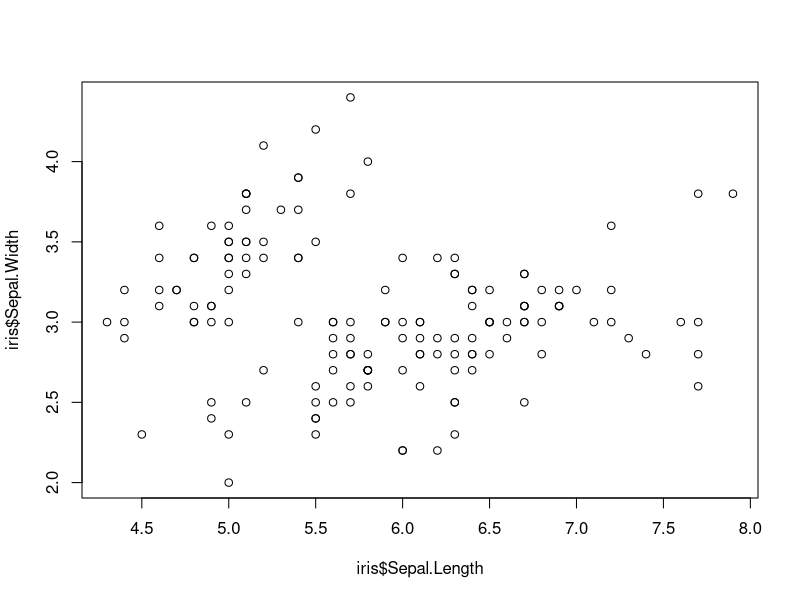
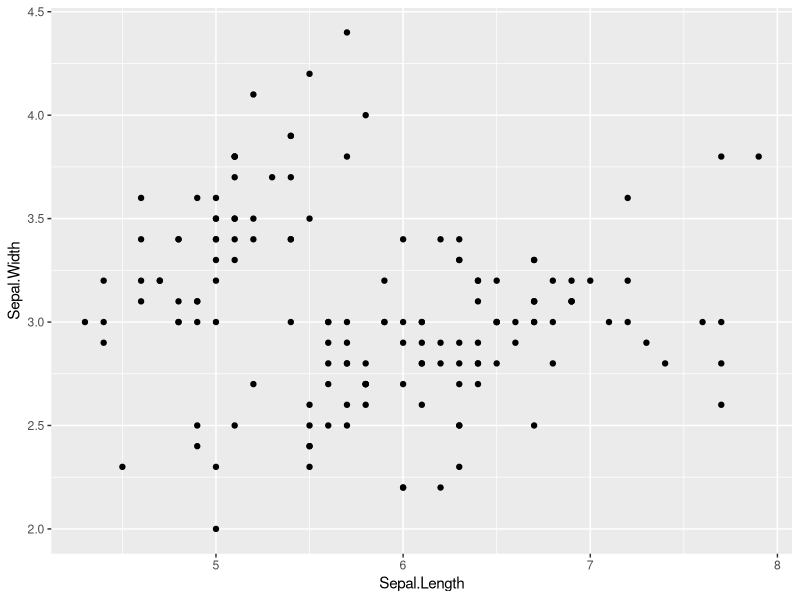
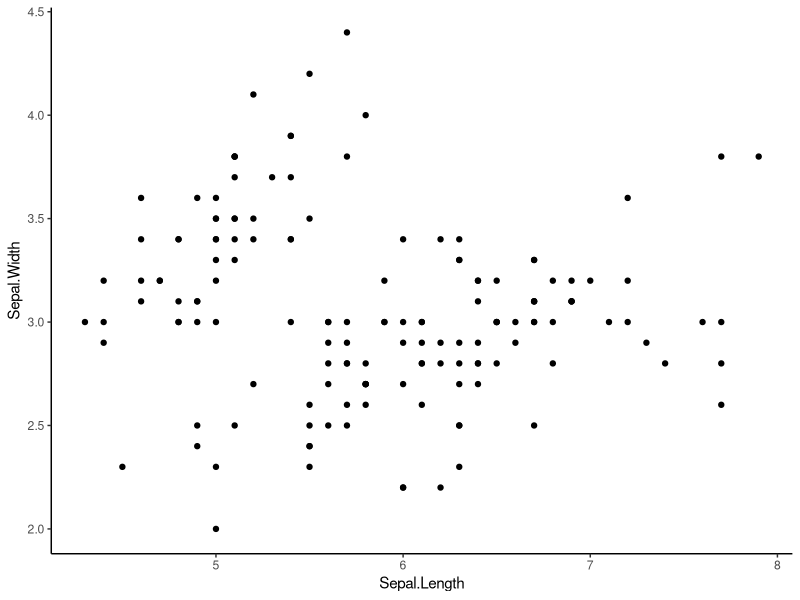
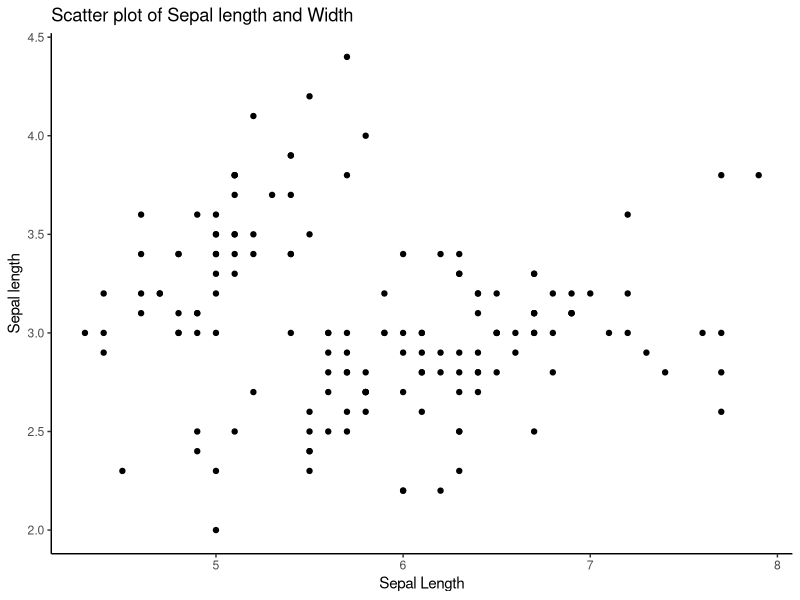

Write the R code that produced these figures, in order.
#use built in iris dataset
#take a look at it 
head(iris)
#load in some tidyverse packages
library(dplyr)
library(ggplot2)

#####################################
##### Part 1: for loops         #####
#####################################

#Using only data for iris versicolor
#write a for loop
#that produces a regression table
#for each of the following relationships
#1. iris  sepal length x width
#2. iris  petal length x width
#3. iris sepal length x petal length

# hint: consider using a list, and also new vectors for regression variables

storeRegression <- list() # new list created

flower <- iris[iris$Species=='versicolor',] #versicolor data

for (i in 1:3) { #3 iteration for loop
#the 3 relationshpis are correspondents with regression tables needed
  if (i == 1) {
    storeRegression[[i]] <- lm(flower$Sepal.Length ~ flower$Sepal.Width)
  }
  if (i == 2) {
    storeRegression[[i]] <- lm(flower$Petal.Length ~ flower$Petal.Width)
  }
  if (i == 3) {
    storeRegression[[i]] <-  lm(flower$Sepal.Length ~ flower$Petal.Length)
  }
}
storeRegression
# print to test
#####################################
##### Part 2: data in dplyr     #####
#####################################

#use dplyr to join data of maximum height
#to a new iris data frame
height <- data.frame(Species = c("virginica","setosa","versicolor"),
                     Height.cm = c(60,100,11.8))
newIris <- data.frame(iris) #new iris data frame
full_join(newIris, height)            # Apply full_join dplyr function



#####################################
##### Part 3: plots in ggplot2  #####
#####################################

#look at base R scatter plot
plot(iris$Sepal.Length,iris$Sepal.Width)

#3a. now make the same plot in ggplot

my_plot = ggplot(iris, aes(x=Sepal.Length, y=Sepal.Width)) + 
  geom_point()
my_plot
#3b. make a scatter plot with ggplot and get rid of  busy grid lines

my_plot = ggplot(iris, aes(x=Sepal.Length, y=Sepal.Width)) + 
  geom_point() + theme_classic()
my_plot
#3c. make a scatter plot with ggplot, remove grid lines, add a title and axis labels, 
#    show species by color, and make the point size proportional to petal length

my_plot + ggtitle("Scatter plot of Sepal length and Width") +
  xlab("Sepal Length") + ylab("Sepal length")

#####################################
##### Question: how did         #####
##### arguments differ between  #####
##### plot and ggplot?          #####
#####################################		